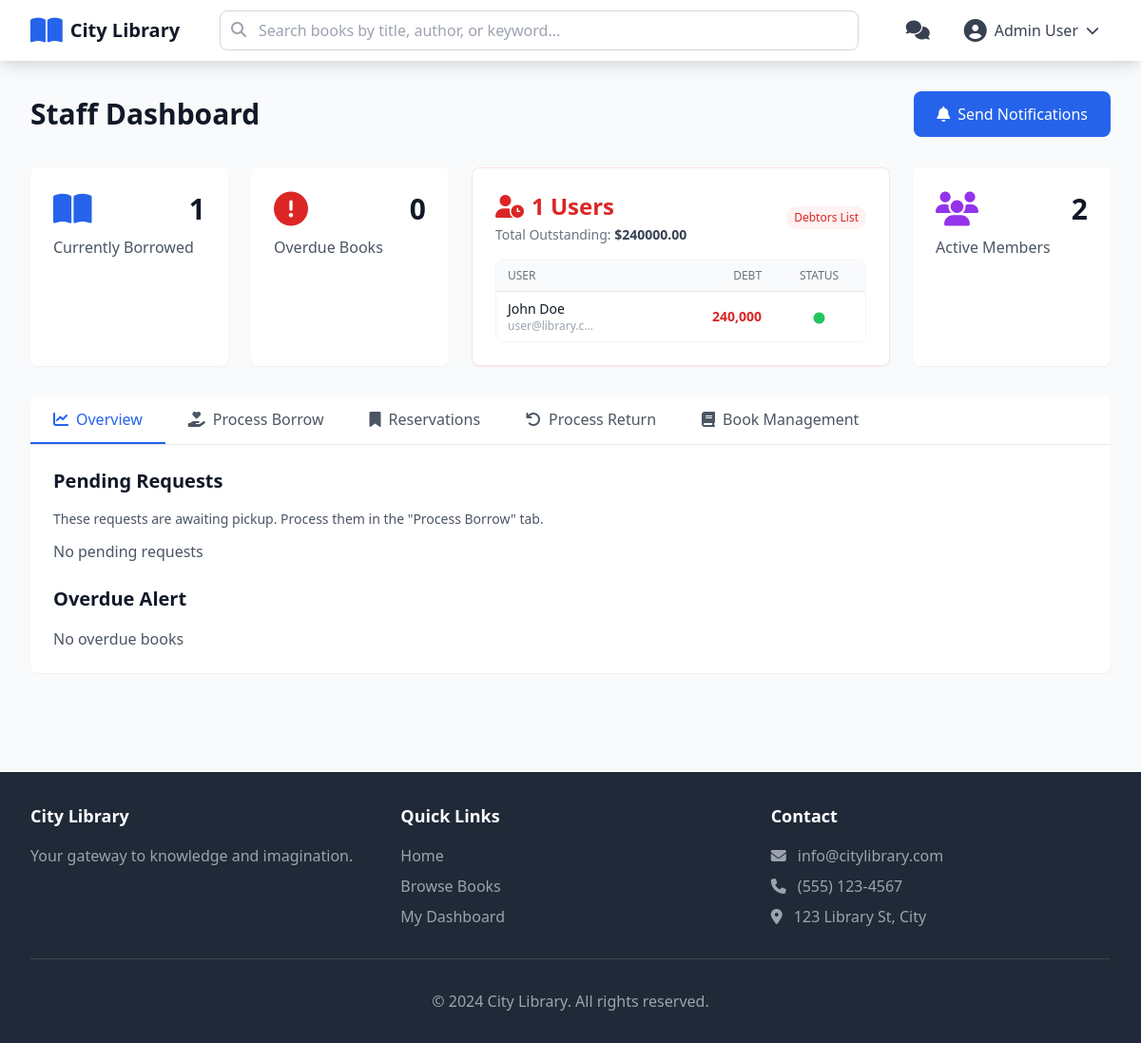
The app's page /staff/dashboard (signed in), older data.
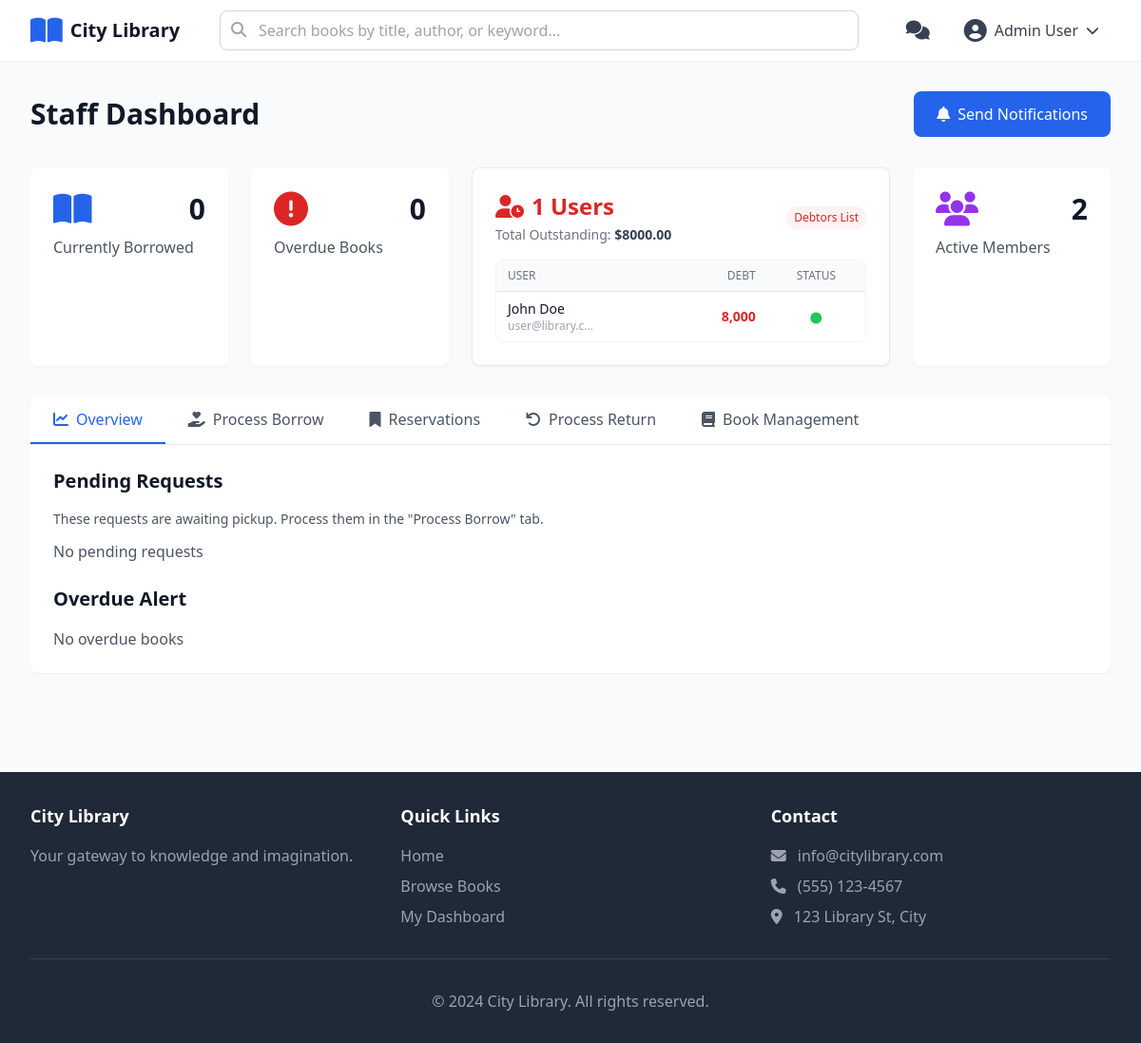
The same page, newer data.
### tables this page shows
CREATE TABLE users (
            id TEXT PRIMARY KEY,
            email TEXT UNIQUE NOT NULL,
            password TEXT NOT NULL,
            name TEXT NOT NULL,
            phone TEXT NOT NULL,
            birthday TEXT,
            role TEXT NOT NULL DEFAULT 'user',
            member_since TEXT NOT NULL,
            is_locked INTEGER DEFAULT 0,
            fines REAL DEFAULT 0.0,
            violations INTEGER DEFAULT 0,
            favorites TEXT DEFAULT '[]'
        );

### routes/staff_routes.py (the view)
@staff_bp.route('/dashboard')
@login_required
@role_required('staff')
def dashboard():
    staff = Staff.get_by_id(session['user_id'])
    return render_template(
        'pages/staff/dashboard.html',
        pending_borrows=Borrow.get_user_borrows_by_status('pending_pickup'),
        borrowed_books=Borrow.get_user_borrows_by_status('borrowed'),
        overdue_books=Borrow.get_overdue_borrows(),
        all_books=Book.get_all(),
        all_reservations=Reservation.get_all(),
        popular_books=Book.get_most_borrowed(limit=10),
        stats=staff.get_stats(),
        users_with_debt=User.get_users_with_debt()
    )

### models/book.py (called while the page is built)
    @staticmethod
    def get_by_id(book_id: str) -> Optional['Book']:
        db = get_db()
        row = db.execute('''
            SELECT id, title, author, category, publisher, year, language, isbn,
                   description, cover_url, total_copies, available_copies,
                   shelf_location, rating, borrow_count
            FROM books WHERE id = ?
        ''', (book_id,)).fetchone()
        if row:
            return Book(**dict(row))
        return None

    @staticmethod
    def get_all(limit: Optional[int] = None) -> List['Book']:
        db = get_db()
        query = '''SELECT id, title, author, category, publisher, year, language, isbn,
                          description, cover_url, total_copies, available_copies,
                          shelf_location, rating, borrow_count
                   FROM books'''
        if limit:
            query += f' LIMIT {limit}'
        rows = db.execute(query).fetchall()
        return [Book(**dict(row)) for row in rows]

    @staticmethod
    def get_total_count() -> int:
        db = get_db()
        row = db.execute('SELECT COUNT(*) as count FROM books').fetchone()
        return row['count']

### templates/pages/staff/dashboard.html (shortened to what the changed rows need)
{% extends "layout.html" %}
{% block content %}
<div class="max-w-7xl mx-auto px-4 sm:px-6 lg:px-8 py-8">
    <div class="flex justify-between items-center mb-8">
        <h1 class="text-3xl font-bold text-gray-900">Staff Dashboard</h1>
    </div>
    <div class="grid grid-cols-1 md:grid-cols-2 lg:grid-cols-5 gap-6 mb-8">
        <div class="bg-white rounded-lg shadow-sm p-6">
            <div class="flex items-center justify-between mb-2">
                <i class="fas fa-book-open text-4xl text-blue-600"></i>
                <span class="text-3xl font-bold text-gray-900">{{ stats.borrowed }}</span>
            </div>
        </div>
        <div class="bg-white rounded-lg shadow-sm p-6 lg:col-span-2 border border-red-100">
            <div class="flex items-center justify-between mb-4">
                <div>
                    <p class="text-sm text-gray-500 mt-1">Total Outstanding: <span class="font-bold text-gray-700">${{ "%.2f"|format(stats.fines) }}</span></p>
                </div>
            </div>
            <div class="overflow-hidden border border-gray-100 rounded-lg">
                <div class="max-h-40 overflow-y-auto custom-scrollbar">
                    <table class="min-w-full divide-y divide-gray-200">
                        <thead class="bg-gray-50 sticky top-0 z-10">
                            <tr>
                                <th class="px-3 py-2 text-left text-xs font-medium text-gray-500 uppercase">User</th>
                                <th class="px-3 py-2 text-right text-xs font-medium text-gray-500 uppercase">Debt</th>
                                <th class="px-3 py-2 text-center text-xs font-medium text-gray-500 uppercase">Status</th>
                            </tr>
                        </thead>
                        <tbody class="bg-white divide-y divide-gray-200">
                            {% for user in users_with_debt %}
                            <tr class="hover:bg-gray-50">
                                <td class="px-3 py-2">
                                    <div class="text-sm font-medium text-gray-900">{{ user.name }}</div>
                                    <div class="text-xs text-gray-400 truncate w-24" title="{{ user.email }}">{{ user.email }}</div>
                                </td>
                                <td class="px-3 py-2 text-right whitespace-nowrap">
                                    <div class="text-sm font-bold text-red-600">{{ "{:,.0f}".format(user.fines) }}</div>
                                </td>
                                <td class="px-3 py-2 text-center whitespace-nowrap">
                                    {% if user.is_locked %}
                                        <i class="fas fa-lock text-gray-400" title="Locked"></i>
                                    {% else %}
                                        <i class="fas fa-circle text-xs text-green-500" title="Active"></i>
                                    {% endif %}
                                </td>
                            </tr>
                            {% else %}
                            <tr>
                                <td colspan="3" class="px-3 py-4 text-center text-sm text-gray-500">
                                    No outstanding fines
                                </td>
                            </tr>
                            {% endfor %}
                        </tbody>
                    </table>
                </div>
            </div>
        </div>
    </div>
    <div class="bg-white rounded-lg shadow-sm mb-6">
        <div class="p-6">
            <div id="content-overview" class="tab-content">
                <div class="space-y-6">
                    <div>
                        <h2 class="text-xl font-bold text-gray-900 mb-4">Pending Requests</h2>
                    </div>
                    <div>
                        <h2 class="text-xl font-bold text-gray-900 mb-4">Overdue Alert</h2>
                    </div>
                </div>
            </div>
        </div>
    </div>
</div>
{% endblock %}

Row changes from the older to the newer data that the page shows:
changed users "John Doe": fines "240,000" → "8,000"
Text that changed along with them:
{{ stats.borrowed }}: "1" → "0"
{{ "%.2f"|format(stats.fines) }}: "240000.00" → "8000.00"
